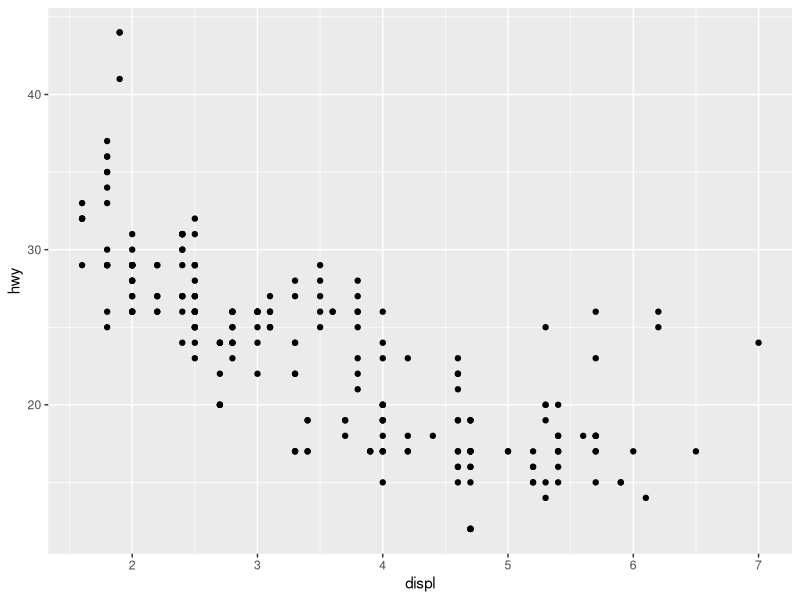
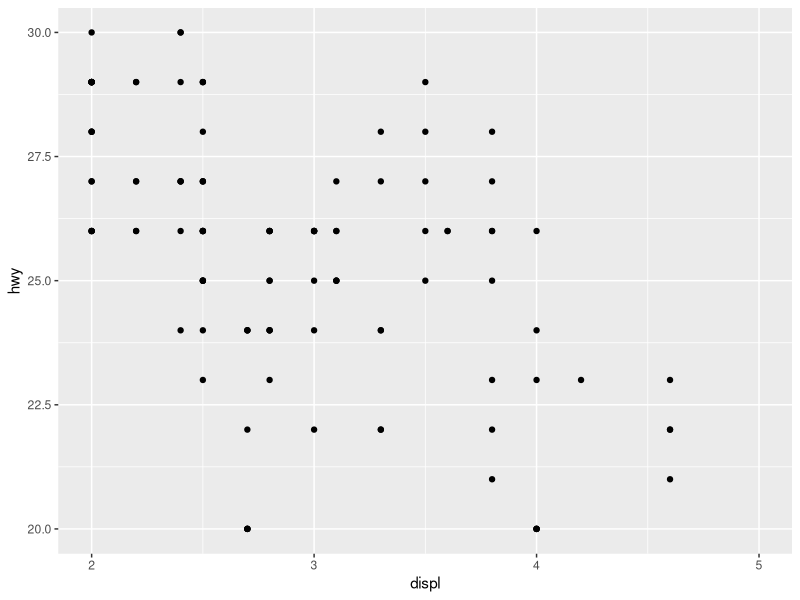
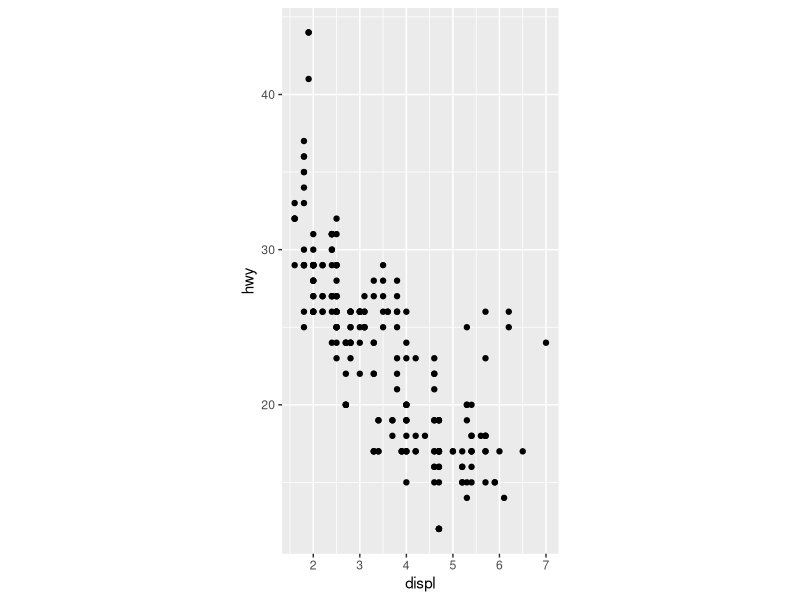

Source code (R) for these figures, in order:
#Límites y dimensiones

library(ggplot2)

data <- mpg #Cargo el dataset mpg 

#Se hace un scatterplots
graphic_ <- ggplot(data, aes(x=displ, y=hwy))
graphic_ <- graphic_ + geom_point() #Se usa por que tiene 2 variables continuas, tiene 2 columnas con valores numericos de forma continua, se usa el scatterplots
print(graphic_)  

graphic_ <- graphic_ + coord_cartesian(xlim=c(2,5), ylim=c(20,30)) #Se agregar los ejes en las coordenadas cartesianas que se va a tomar el gráfico para mejor análisis

print(graphic_)  


#Cambiar las dimensiones del gráfico
graphic_ <- ggplot(data, aes(x=displ, y=hwy))
graphic_ <- graphic_ + geom_point()
graphic_ <- graphic_ + coord_fixed(ratio=1/3) #Ajustar que el eje de "y" tiene 3 veces su tamaño
print(graphic_)